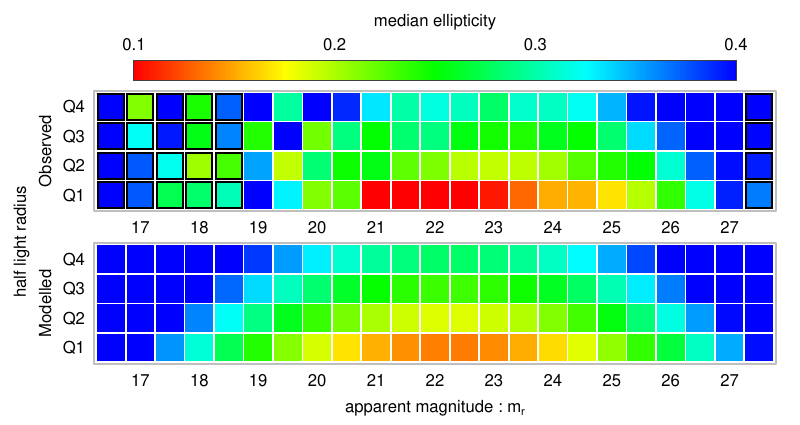

Reproduce this figure in R.
#!/usr/bin/Rscript --no-init-file

# setup
require("astro", quietly=TRUE)
#palette(c("#000000", "#e66101", "#5e3c99", "#fdb863", "#b2abd2", "#edf8b1", "#7fcdbb", "#2c7fb8"))
set.seed(3125)

# definitions
datas = paste0("../../hsc_data/calexp/", grep(".dat", dir("../../hsc_data/calexp/"), value=TRUE))
pixelsize = 0.168

# data
dat1 = read.table(datas[1], stringsAsFactors=FALSE)
dat2 = read.table(datas[2], stringsAsFactors=FALSE)
dat = rbind(cbind(dat1,SOURCE=1), cbind(dat2,SOURCE=2))
colnames(dat) = c("NUMBER", "FLUX_AUTO", "MAG_AUTO", "KRON_RADIUS", "PETRO_RADIUS", "BACKGROUND", "THRESHOLD", "X_IMAGE", "Y_IMAGE", "A_IMAGE", "B_IMAGE", "THETA_IMAGE", "ELLIPTICITY", "CLASS_STAR", "FLUX_RADIUS", "SOURCE")
if(any(dat[,"MAG_AUTO"] == 99)){dat = dat[-which(dat[,"MAG_AUTO"]==99),]}
dat[,"FLUX_RADIUS"] = dat[,"FLUX_RADIUS"] * pixelsize # now in arcsec
dat[,"MAG_AUTO"] = dat[,"MAG_AUTO"] + 27 # zero point correction
starthresh = 0.0285
cat("\nRemoved due to star-like : ", length(which(dat[,"CLASS_STAR"] > starthresh)), "/", nrow(dat), "\n")
dat = dat[dat[,"CLASS_STAR"]<=starthresh,] # remove probable stars
dat = dat[sample(x=nrow(dat)),] # randomise for plotting

# loop
bw = 0.5
mags = seq(16.5, 27.5, by=bw)
e1s = e2s = e3s = e4s = n1s = n2s = n3s = n4s = rep(NA,length(mags))
for(i in 1:length(mags)){
    samp = which(dat[,"MAG_AUTO"] >= mags[i]-bw/2 & dat[,"MAG_AUTO"] <= mags[i]+bw/2)
    irad = dat[samp,"FLUX_RADIUS"]
    iellip = dat[samp,"ELLIPTICITY"]
#    imag = dat[samp,"MAG_AUTO"]
#    radmid = (-0.15 * imag) + 4.25
#    radlo = radmid - 0.25*radmid
#    radlomid = radmid - 0.125*radmid
#    radhimid = radmid + 0.125*radmid
#    radhi = radmid + 0.25*radmid
#    radid = numeric(length(irad))
#    if(any(irad >= radlo & irad <= radlomid)){radid[irad >= radlo & irad <= radlomid] = 1}
#    if(any(irad >= radlomid & irad <= radmid)){radid[irad >= radlomid & irad <= radmid] = 2}
#    if(any(irad >= radmid & irad <= radhimid)){radid[irad >= radmid & irad <= radhimid] = 3}
#    if(any(irad >= radhimid & irad <= radhi)){radid[irad >= radhimid & irad <= radhi] = 4}
#    e1 = e2 = e3 = e4 = 0 # default to circular
#    if(sum(radid==1) > 0){e1 = iellip[radid==1]}
#    if(sum(radid==2) > 0){e2 = iellip[radid==2]}
#    if(sum(radid==3) > 0){e3 = iellip[radid==3]}
#    if(sum(radid==4) > 0){e4 = iellip[radid==4]}
#    radlos[i] = ((-0.15 * mags[i]) + 4.25) - 0.25*((-0.15 * mags[i]) + 4.25)
#    radhis[i] = ((-0.15 * mags[i]) + 4.25) + 0.25*((-0.15 * mags[i]) + 4.25)
    if(length(irad) >= 0){
        qrad = quantile(irad)
        e1 = iellip[irad >= qrad[1] & irad <= qrad[2]]
        e2 = iellip[irad >= qrad[2] & irad <= qrad[3]]
        e3 = iellip[irad >= qrad[3] & irad <= qrad[4]]
        e4 = iellip[irad >= qrad[4] & irad <= qrad[5]]
        e1s[i] = median(e1)
        e2s[i] = median(e2)
        e3s[i] = median(e3)
        e4s[i] = median(e4)
        n1s[i] = length(e1)
        n2s[i] = length(e2)
        n3s[i] = length(e3)
        n4s[i] = length(e4)
    }
}

# 2D fit
xyz = expand.grid(x=mags, y=1:4)
xyz = cbind(xyz, z=c(e1s,e2s,e3s,e4s), num=c(n1s,n2s,n3s,n4s))
if(any(is.na(xyz[,"z"]))){xyz = xyz[-which(is.na(xyz[,"z"])),]}
fitxyz = xyz
numthresh = 25
cat("\nRemoved due to low # sampling : ", sum(xyz[which(xyz[,"num"]<=numthresh),"num"]), "/", nrow(dat), "\n")
fitxyz = fitxyz[-which(xyz[,"num"]<=numthresh),] # should low density patches be ignored?
x = fitxyz[,"x"]
y = fitxyz[,"y"]
z = fitxyz[,"z"]
fit = lm(z ~ y + x + I(x^2)); print(fit)
uvw = expand.grid(x=mags, y=1:4)
uvw = cbind(uvw, z = fit$coef[1] + fit$coef[2]*uvw[,"y"] + fit$coef[3]*uvw[,"x"] + fit$coef[4]*uvw[,"x"]^2)
colnames(uvw) = c("MAG", "QRAD", "ELLIP")

lomag = min(xyz[which(xyz[,"num"]>numthresh & xyz[,"y"]==1),"x"])
himag = max(xyz[which(xyz[,"num"]>numthresh & xyz[,"y"]==1),"x"])
loq1 = which(xyz[,"num"]<=numthresh & xyz[,"y"]==1 & xyz[,"x"]<lomag)
hiq1 = which(xyz[,"num"]<=numthresh & xyz[,"y"]==1 & xyz[,"x"]>himag)
uvw[loq1,"ELLIP"] = uvw[which(uvw[,"MAG"]==lomag & uvw[,"QRAD"]==1),"ELLIP"]
uvw[loq1+0.25*nrow(uvw),"ELLIP"] = uvw[which(uvw[,"MAG"]==lomag & uvw[,"QRAD"]==2),"ELLIP"]
uvw[loq1+0.50*nrow(uvw),"ELLIP"] = uvw[which(uvw[,"MAG"]==lomag & uvw[,"QRAD"]==3),"ELLIP"]
uvw[loq1+0.75*nrow(uvw),"ELLIP"] = uvw[which(uvw[,"MAG"]==lomag & uvw[,"QRAD"]==4),"ELLIP"]
uvw[hiq1,"ELLIP"] = uvw[which(uvw[,"MAG"]==himag & uvw[,"QRAD"]==1),"ELLIP"]
uvw[hiq1+0.25*nrow(uvw),"ELLIP"] = uvw[which(uvw[,"MAG"]==himag & uvw[,"QRAD"]==2),"ELLIP"]
uvw[hiq1+0.50*nrow(uvw),"ELLIP"] = uvw[which(uvw[,"MAG"]==himag & uvw[,"QRAD"]==3),"ELLIP"]
uvw[hiq1+0.75*nrow(uvw),"ELLIP"] = uvw[which(uvw[,"MAG"]==himag & uvw[,"QRAD"]==4),"ELLIP"]

oo = order(uvw[,1])
uvw = uvw[oo,]
write.csv(uvw, file="magellip.csv", row.names=FALSE, quote=FALSE)

# dev
pdf(file="magellip.pdf", width=8, height=4.25)

# par
layout(rbind(1,2))
par("mar"=c(0,0.75,0,0.75))
par("oma"=c(3,3.5,3,0))
col.map = "topo"
scale.lo = 0.15
scale.hi = 0.45
cbn = 4
cbseg = 499
cex = 3.7

# plot
aplot(xyz[,1], xyz[,2], xyz[,3], pch=15, scale.lo=scale.lo, scale.hi=scale.hi, col.map=col.map, cex=cex, xlim=c(16.5,27.5), ylim=c(0.6,5.4), axes=FALSE, xlab="", ylab="")
sub = which(xyz[,"num"] <= numthresh); apoints(xyz[sub,1], xyz[sub,2], xyz[sub,3], pch=0, scale.lo=scale.lo, scale.hi=scale.hi, col="black", cex=cex-0.25, lwd=2, ljoin=1)
#apolygon(x=c(16.25,16.25,18.75,18.75), y=c(0.5,4.5,4.5,0.5), border=NA, lend=1, density=4.55, col=col2rgba("grey75",0.75), lwd=5)
#apolygon(x=c(27.25,27.25,27.75,27.75), y=c(0.5,4.5,4.5,0.5), border=NA, lend=1, density=4.55, col=col2rgba("grey75",0.75), lwd=5)
mtext(side=2, at=1:4, line=0, las=1, text=c("Q1","Q2","Q3","Q4"))
mtext(side=2, at=2.5, line=1.5, text="Observed")
aaxis(side=1, at=16:30, tick=FALSE)
rect(xl=16.22, xr=27.78, yb=0.45, yt=4.55, lwd=2, border="grey75")

col.bar("top", horizontal=TRUE, flip=TRUE, col.map=col.map, scale.lo=scale.lo, scale.hi=scale.hi, inset=-1.75, seg.num=cbseg, n=cbn)

aplot(uvw[,1], uvw[,2], uvw[,3], pch=15, scale.lo=scale.lo, scale.hi=scale.hi, col.map=col.map, cex=cex, xlim=c(16.5,27.5), ylim=c(0.6,5.4), axes=FALSE, xlab="", ylab="")
mtext(side=2, at=1:4, line=0, las=1, text=c("Q1","Q2","Q3","Q4"))
mtext(side=2, at=2.5, line=1.5, text="Modelled")
aaxis(side=1, at=16:30, tick=FALSE)
rect(xl=16.22, xr=27.78, yb=0.45, yt=4.55, lwd=2, border="grey75")

# finish up
layout(1)
mtext(side=1, line=1.75, text=bquote(paste("apparent magnitude : ", m[r])))
mtext(side=2, line=2.75, text="half light radius", at=2.5)
mtext(side=3, line=1.5, text="median ellipticity")
graphics.off()





